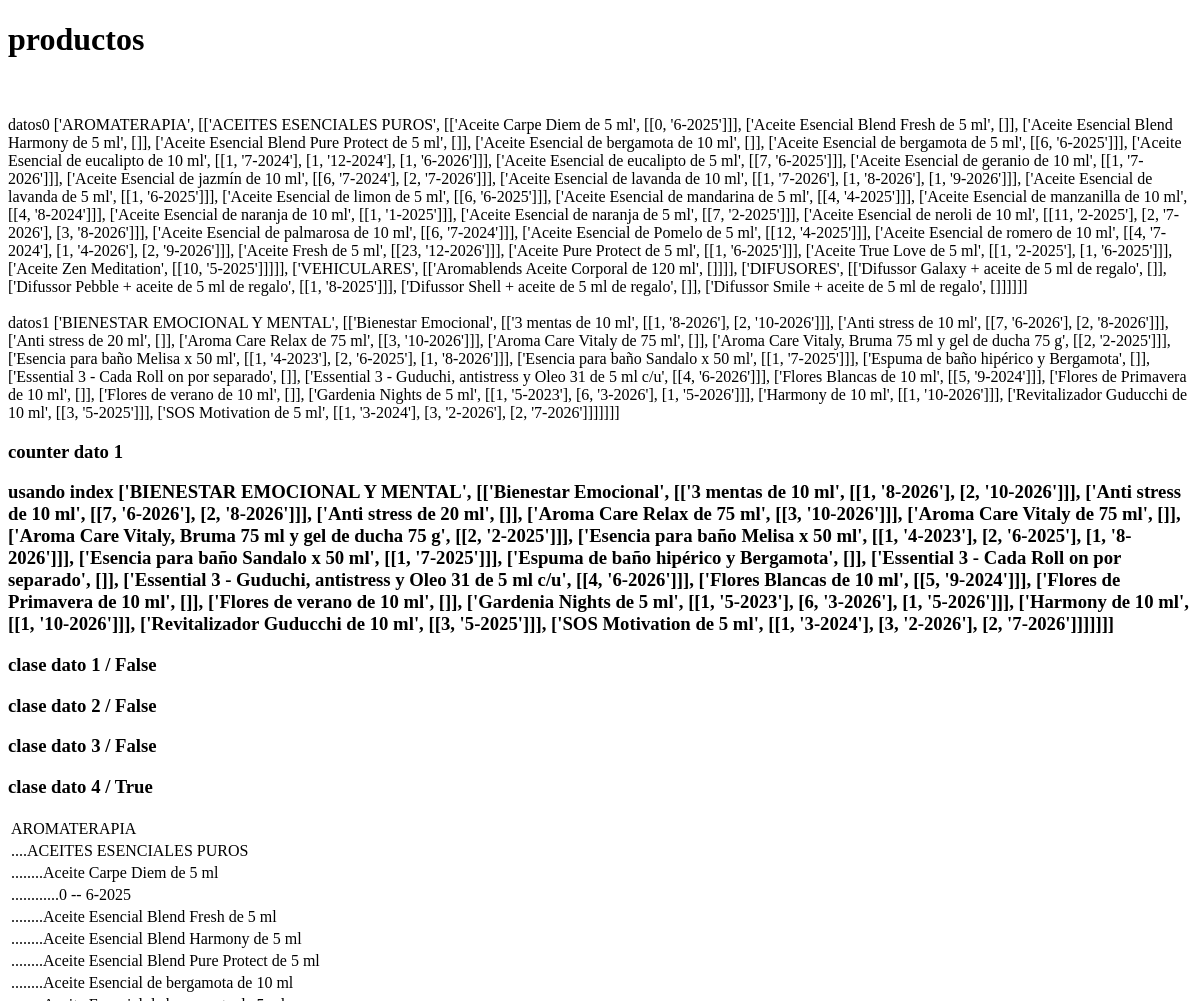
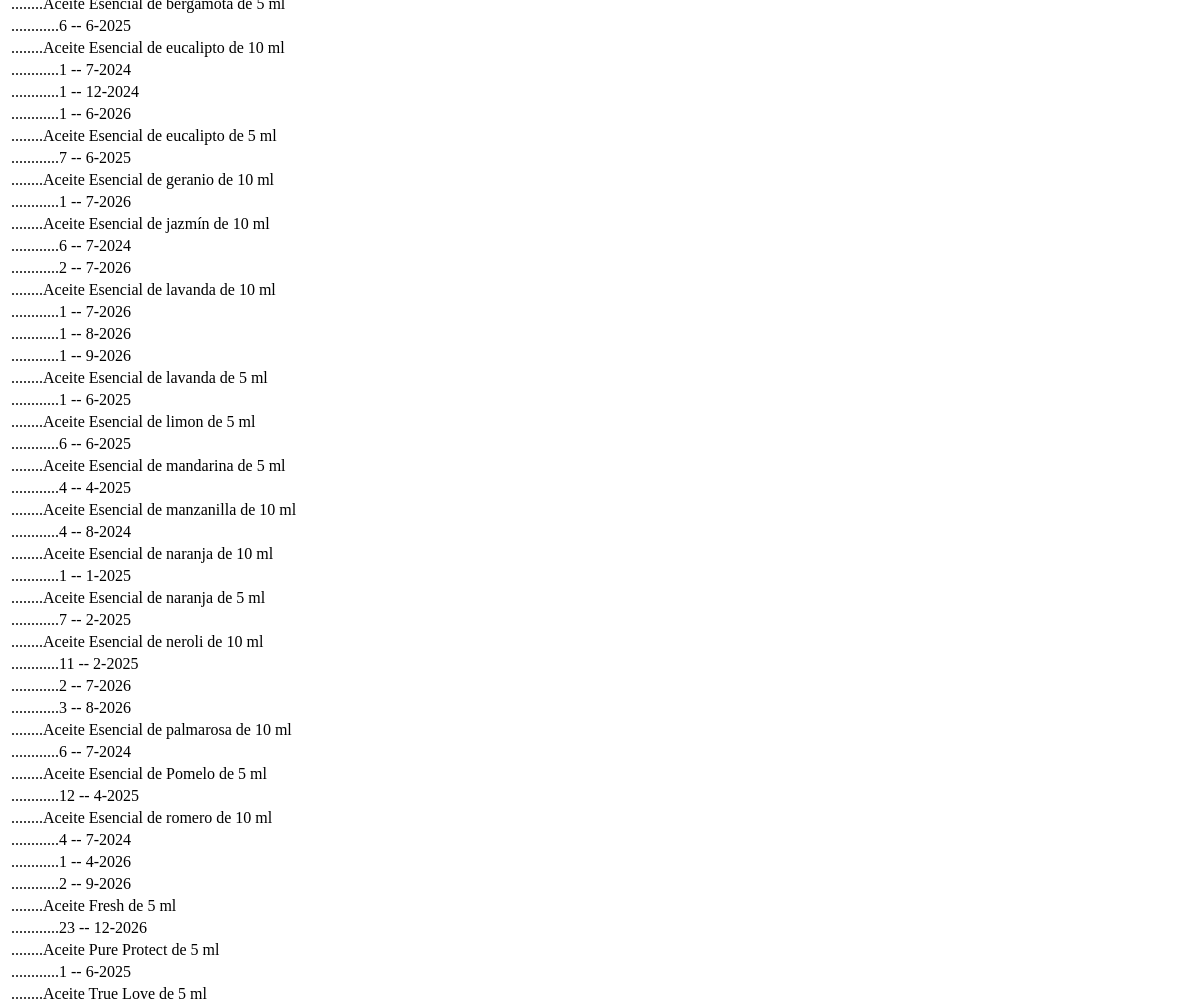
Before: /k (upper part) with the older database file (2 pictures, top to bottom).
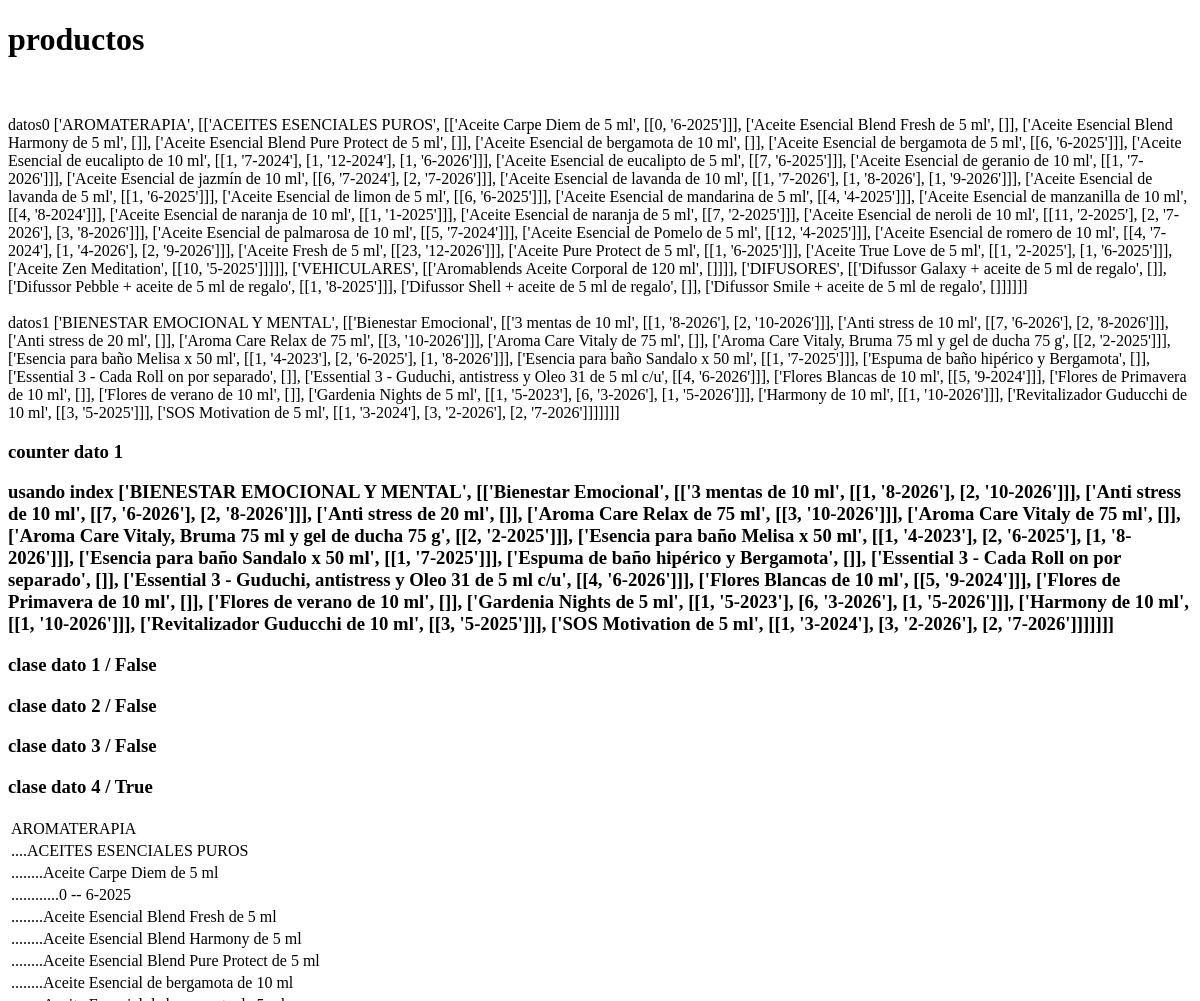
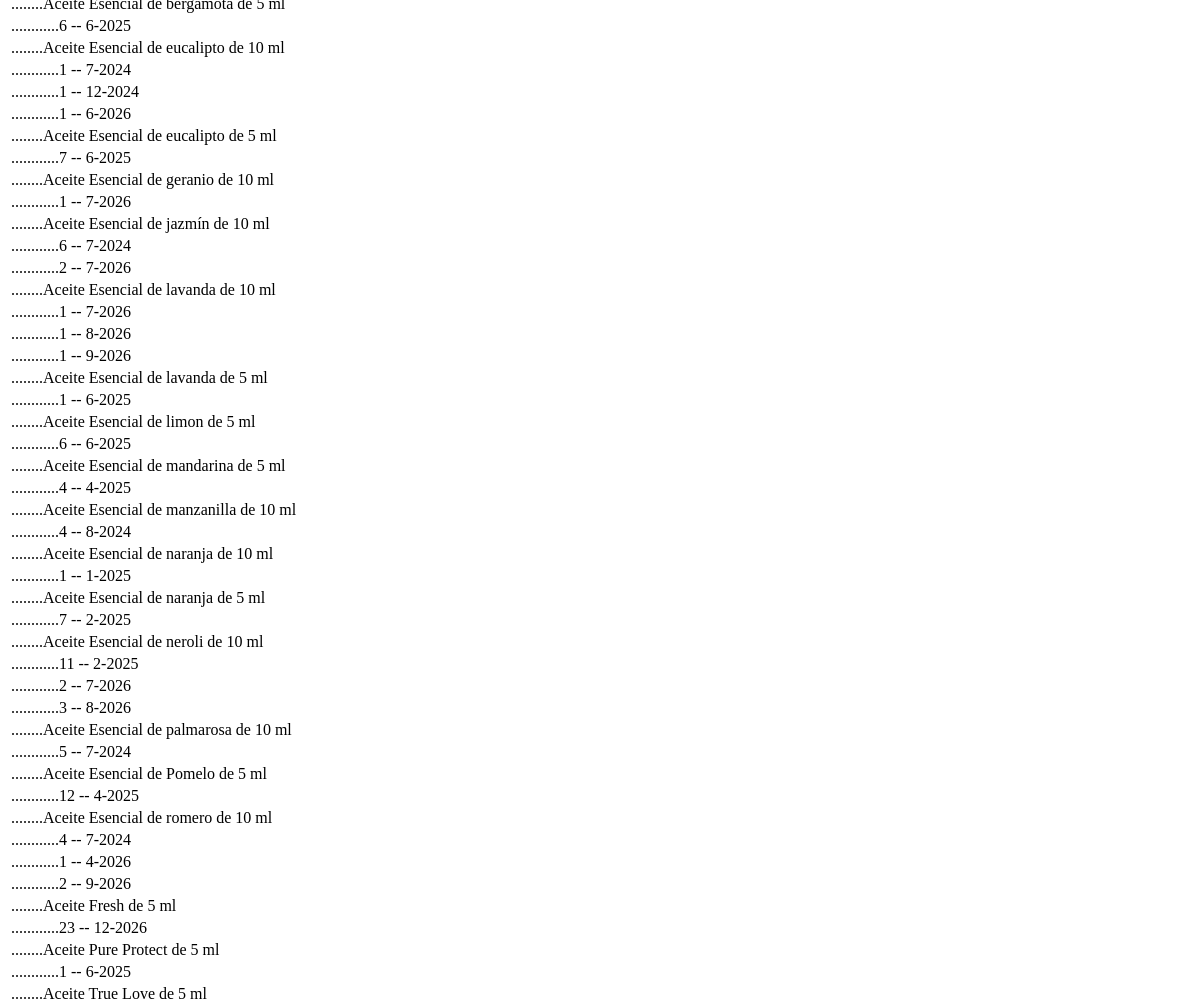
After: the same page with the newer database file (2 pictures, top to bottom).
### tables this page shows
CREATE TABLE "clases" (
	"id"	INTEGER NOT NULL UNIQUE,
	"clase"	TEXT NOT NULL,
	PRIMARY KEY("id" AUTOINCREMENT)
);

CREATE TABLE "subclases" (
	"id"	INTEGER NOT NULL UNIQUE,
	"subclase"	TEXT NOT NULL,
	"id_clase"	INTEGER NOT NULL,
	PRIMARY KEY("id" AUTOINCREMENT),
	FOREIGN KEY("id_clase") REFERENCES "clases"("id")
);

CREATE TABLE "productos" (
	"id"	INTEGER NOT NULL UNIQUE,
	"producto"	INTEGER NOT NULL,
	"id_clase"	INTEGER NOT NULL,
	"id_subclase"	INTEGER,
	PRIMARY KEY("id"),
	FOREIGN KEY("id_clase") REFERENCES "clases"("id"),
	FOREIGN KEY("id_subclase") REFERENCES "subclases"("id")
);

CREATE TABLE "stocks" (
	"id"	INTEGER NOT NULL UNIQUE,
	"cantidad"	INTEGER NOT NULL,
	"fecha"	INTEGER NOT NULL,
	"id_producto"	INTEGER NOT NULL,
	PRIMARY KEY("id" AUTOINCREMENT),
	FOREIGN KEY("id_producto") REFERENCES "productos"("id")
);

### app.py (the view)
@app.route('/k')
def inicio_k():
	datos = []
	k1 = []
	q1 = 'select * from clases'
	cursor.execute(q1)
	clases = cursor.fetchall()
	for clase in clases:
		k2 = []
		q2 = 'select * from subclases where id_clase = ' + str(clase[0])
		cursor.execute(q2)
		subclases = cursor.fetchall()
		for subclase in subclases:
			k3 = []
			q3 = 'select * from productos where id_clase = ' + str(clase[0]) + ' and id_subclase = ' + str(subclase[0])
			cursor.execute(q3)
			productos = cursor.fetchall()
			for producto in productos:
				k4 = []
				q4 = 'select * from stocks where id_producto = ' + str(producto[0])
				cursor.execute(q4)
				stocks = cursor.fetchall()
				for stock in stocks:
					k4.append([stock[1], stock[2]])
				k3.append([producto[1], k4])
			k2.append([subclase[1], k3])
		k1.append([clase[1], k2])
	datos.append(k1)
	return(render_template('productos_k.html', datos = datos))

### templates/productos_k.html (shortened to what this page needs)
<!DOCTYPE html>
<html lang="en">
<head>
</head>
<body>
	<h1>productos</h1>
	<br><br>
	datos0 {{ datos[0][0] }} <br><br>
	datos1 {{ datos[0][1] }}
	<table>
		{% for dato in datos %}
			<h3>counter dato {{ loop.index }}</h3>
			<h3>usando index {{ datos[0][loop.index] }}</h3>
			{% for clase in dato %}
				<h3>clase dato {{ loop.index }} / {{ loop.last }}</h3>
				<tr>
					<td>{{ clase[0] }}</td>
				</tr>
				{% for subclase in clase[1] %}
					<tr>
						<td>....{{ subclase[0] }}</td>
					</tr>
					{% for producto in subclase[1] %}
						<tr>
							<td>........{{ producto[0] }}</td>
						</tr>
						{% for detalle in producto[1] %}</h2>
							<tr>
								<td>............{{ detalle[0] }} -- {{ detalle[1] }}</td>
							</tr>
						{% endfor %}
					{% endfor %}
				{% endfor %}
			{% endfor %}
		{% endfor %}
	</table>
</body>
</html>

Changed rows visible on the page:
changed stocks (number 22 of 28 on the later page): cantidad "6" → "5"
Other visible differences:
{{ datos[0][0] }}: "…palmarosa de 10 ml', [[6, '7-2024']]], ['Aceite Esencial de…" → "…palmarosa de 10 ml', [[5, '7-2024']]], ['Aceite Esencial de…"
